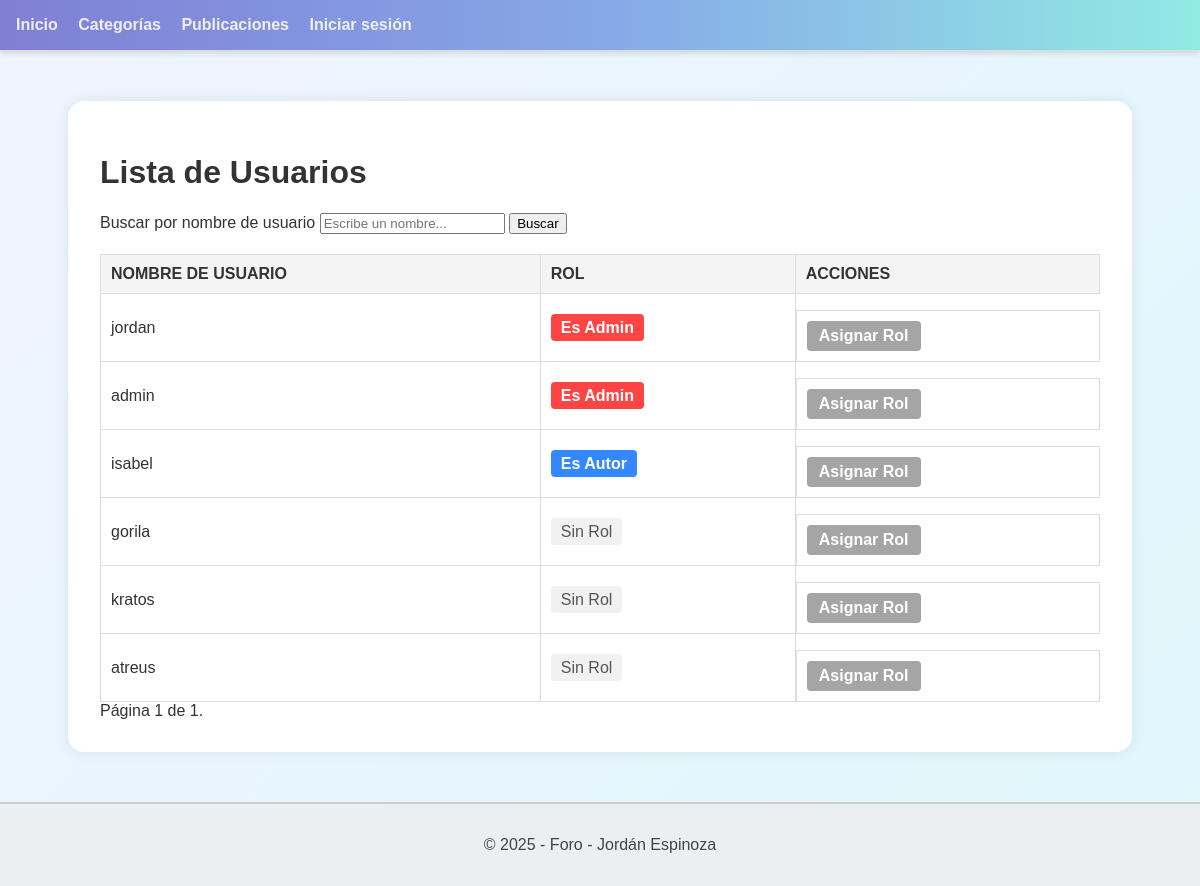
The page /foro/lista_usuarios/ on the database its author committed.
### foro_aplicacion/models.py (models this page shows, shortened)
class Usuario(AbstractUser):
    correo = models.EmailField(max_length=100, unique=True)
    es_admin = models.BooleanField(default=False)
    es_baneado = models.BooleanField(default=False)
    es_moderador = models.BooleanField(default=False)
    es_autor = models.BooleanField(default=False)
    reputacion = models.IntegerField(default=0)
    avatar = models.ImageField(upload_to='avatars/', blank=True, null=True)
    class Meta:
        verbose_name = 'Usuario'
        verbose_name_plural = 'Usuarios'

### foro_aplicacion/views.py (the view)
# urls.py: path('lista_usuarios/', lista_usuarios, name='lista_usuarios'),
def lista_usuarios(request):
    nombre = request.GET.get('nombre', '')
    usuarios = Usuario.objects.all()
    if nombre:
        usuarios = usuarios.filter(username__icontains=nombre)
    paginator = Paginator(usuarios, 10)
    page_number = request.GET.get('page')
    usuarios_paginados = paginator.get_page(page_number)
    return render(request, 'foro_aplicacion/lista_usuarios.html', {
        'usuarios': usuarios_paginados,
        'nombre': nombre  # Para mantener el valor del campo en la barra de búsqueda
    })

### foro_aplicacion/templates/foro_aplicacion/lista_usuarios.html (shortened to what this page needs)
{% extends "template_base.html" %}
{% block body %}
    <h1>Lista de Usuarios</h1>
    <form method="get" class="buscar-usuarios-form mb-3">
        <label for="nombre">Buscar por nombre de usuario</label>
        <input type="text" name="nombre" id="nombre" value="{{ nombre }}" placeholder="Escribe un nombre...">
        <button type="submit">Buscar</button>
    </form>
    <table class="tabla-usuarios">
        <thead>
            <tr>
                <th>Nombre de usuario</th>
                <th>Rol</th>
                <th>Acciones</th>
            </tr>
        </thead>
        <tbody>
            {% for usuario in usuarios %}
                <tr>
                    <td>{{ usuario.username }}</td>
                    <td>
                        {% if usuario.es_admin %}
                            <span class="role-admin">Es Admin</span>
                        {% elif usuario.es_moderador %}
                            <span class="role-moderador">Es Moderador</span>
                        {% elif usuario.es_baneado %}
                            <span class="role-baneado">Está Baneado</span>
                        {% elif usuario.es_autor %}
                            <span class="role-autor">Es Autor</span>
                        {% elif usuario.es_usuario %}
                            <span class="role-usuario">Es Usuario</span>
                        {% else %}
                            <span class="role-sin-rol">Sin Rol</span>
                        {% endif %}
                    </td>
                    <td class="acciones">
                        <a href="{% url 'asignar_rol' usuario.pk %}" class="btn-asignar-rol">Asignar Rol</a>
                    </td>
                </tr>
            {% empty %}
                <tr>
                    <td colspan="3">No se encontraron usuarios.</td>
                </tr>
            {% endfor %}
        </tbody>
    </table>
    <div class="pagination">
        <span class="step-links">
            <span class="current">
                Página {{ usuarios.number }} de {{ usuarios.paginator.num_pages }}.
            </span>
        </span>
    </div>
{% endblock %}

### static/css/styles.css (style rules this page uses)
body { margin: 0; padding: 0; background: linear-gradient(135deg, #f0f4ff, #e0f7fa); color: #333; font-family: 'Segoe UI', Tahoma, Geneva, Verdana, sans-serif; }
body { font-family: Arial, sans-serif; background-color: #f4f4f4; color: #333; }
.acciones { margin-top: 1rem; display: flex; gap: 0.5rem; flex-wrap: wrap; }
.tabla-usuarios { width: 100%; border-collapse: collapse; margin-top: 20px; }
.tabla-usuarios th, .tabla-usuarios td { padding: 10px; text-align: left; border: 1px solid #ddd; }
.tabla-usuarios th { background-color: #f4f4f4; font-weight: bold; text-transform: uppercase; }
.tabla-usuarios td { vertical-align: middle; }
.tabla-usuarios .role-admin { background-color: #ff4444; color: white; padding: 5px 10px; border-radius: 4px; font-weight: bold; }
.tabla-usuarios .role-autor { background-color: #3388ff; color: white; padding: 5px 10px; border-radius: 4px; font-weight: bold; }
.tabla-usuarios .role-sin-rol { background-color: #f1f1f1; color: #555; padding: 5px 10px; border-radius: 4px; }
.tabla-usuarios .btn-asignar-rol { text-decoration: none; background-color: #a5a5a5; color: white; padding: 6px 12px; border-radius: 4px; font-weight: bold; text-align: center; display: inline-block; transition: background-color 0.3s ease; }

### rows shown on the page
Usuario: username "jordan", es_admin "Es Admin"
Usuario: username "admin", es_admin "Es Admin"
Usuario: username "isabel", es_admin "Es Autor"
Usuario: username "gorila", es_admin "Sin Rol"
Usuario: username "kratos", es_admin "Sin Rol"
Usuario: username "atreus", es_admin "Sin Rol"

### other values the page prints
{{ usuarios.number }} "1"
{{ usuarios.paginator.num_pages }} "1"
